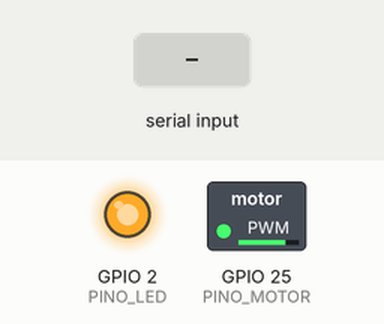
Recording of a sketch running on a simulated ESP32. Parts: switched loads named in the sketch (green lamp = pin HIGH), output pins drawn as LEDs (lit = HIGH). The inputs (shaded band) are chosen by the test bench. What the sketch prints to the serial monitor is not drawn.

Above: at 0.1 s.
At 1.4 s:
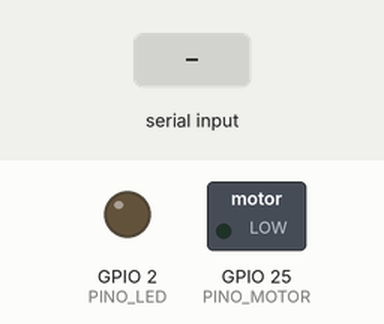
1.5 s: "VIB:\n" received over Serial
Timing chart, 0 to 4.5 s (numbered marks = the images above; inputs shaded):
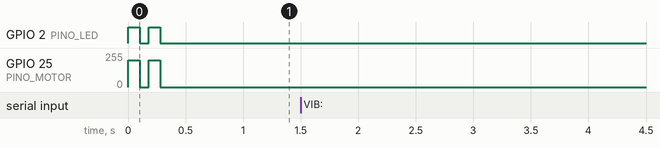

The sketch:

pulseira_tatil.ino
```cpp
/*
 * AcessaIA – Pulseira de feedback tátil (ESP32)
 * Recebe padrões de vibração do site pela USB (Web Serial) e aciona um motor de vibração.
 *
 * Comando recebido (uma linha):  VIB:80,60,80
 *   -> vibra 80 ms, pausa 60 ms, vibra 80 ms
 *
 * Ligações:
 *   Motor de vibração (moeda 3V, tipo celular) -> transistor NPN 2N2222 (ou módulo de vibração)
 *   GPIO 25 --[resistor 1kΩ]--> base do transistor
 *   Coletor -> negativo do motor | Positivo do motor -> 3V3 | Emissor -> GND
 *   Diodo 1N4148 em paralelo com o motor (proteção)
 *   LED de estado no GPIO 2 (LED interno da placa)
 *
 * Simulação sem hardware: https://wokwi.com (troque o motor por um LED no GPIO 25)
 */

const int PINO_MOTOR = 25;
const int PINO_LED = 2;
const int INTENSIDADE = 200;  // 0–255 (PWM). Ajuste conforme o conforto do usuário.

String buffer = "";

void setup() {
  Serial.begin(115200);
  pinMode(PINO_LED, OUTPUT);
  ledcAttach(PINO_MOTOR, 5000, 8);  // ESP32 core 3.x: PWM de 5 kHz, 8 bits
  // Para core 2.x use: ledcSetup(0, 5000, 8); ledcAttachPin(PINO_MOTOR, 0);
  Serial.println("AcessaIA pulseira pronta");
  vibrarPadrao("100,80,100");  // sinal de pronto
}

void loop() {
  while (Serial.available()) {
    char c = Serial.read();
    if (c == '\n') {
      buffer.trim();
      if (buffer.startsWith("VIB:")) {
        vibrarPadrao(buffer.substring(4));
        Serial.println("OK");
      }
      buffer = "";
    } else if (buffer.length() < 64) {
      buffer += c;
    }
  }
}

// Percorre a lista "on,off,on,off..." alternando motor ligado/desligado
void vibrarPadrao(String padrao) {
  bool ligado = true;
  int inicio = 0;
  while (inicio < (int)padrao.length()) {
    int virgula = padrao.indexOf(',', inicio);
    if (virgula == -1) virgula = padrao.length();
    int ms = constrain(padrao.substring(inicio, virgula).toInt(), 0, 1000);
    ledcWrite(PINO_MOTOR, ligado ? INTENSIDADE : 0);
    digitalWrite(PINO_LED, ligado ? HIGH : LOW);
    delay(ms);
    ligado = !ligado;
    inicio = virgula + 1;
  }
  ledcWrite(PINO_MOTOR, 0);
  digitalWrite(PINO_LED, LOW);
}
```

Measured:
- after the input at 1.5 s, every drawn part: stays the same
